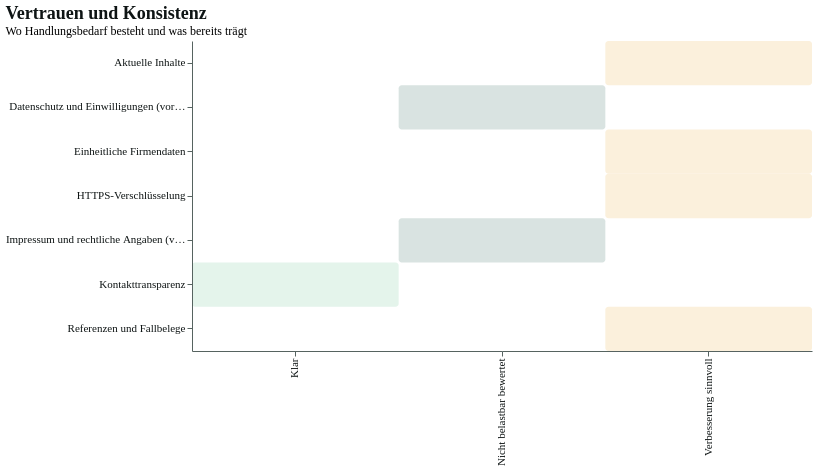

Specify this chart in Vega-Lite:
### Vega-Lite specification from a JSON file in a GitHub repository (floating-point values rounded to 4 significant figures)
{"$schema": "https://vega.github.io/schema/vega-lite/v6.json", "description": "Pixelkiez approved template V10_TRUST_MATRIX: four-state trust/privacy matrix with explicit action-needed warning semantics", "usermeta": {"template_id": "V10_TRUST_MATRIX", "name": "Trust-/Entity-Matrix", "purpose": "Status je Vertrauenssignal", "brand_contract": "pixelkiez-v1", "visual_id": "VIZ-004", "metric_refs": ["TRUST-01", "TRUST-02", "TRUST-03", "TRUST-04", "TRUST-05", "TRUST-06", "TRUST-07"], "finding_refs": [], "evidence_class": "DIRECT", "population": "7 Aspekte in diesem Bereich", "method": "Pixelkiez four-state customer status projection", "does_not_prove": "Handlungsbedarf ist ein technischer/inhaltlicher Befund und keine juristische Feststellung.", "brand_font_status": "EXACT", "resolved_fonts": {"display": "Schibsted Grotesk", "data": "IBM Plex Mono"}}, "width": 620, "height": 310, "data": {"values": [{"signal": "Impressum und rechtliche Angaben (vorhanden)", "metric_ref": "TRUST-01", "status": "Nicht belastbar bewertet", "symbol": "-", "tone": "neutral", "value": 0.42}, {"signal": "Datenschutz und Einwilligungen (vorhanden)", "metric_ref": "TRUST-02", "status": "Nicht belastbar bewertet", "symbol": "-", "tone": "neutral", "value": 0.42}, {"signal": "HTTPS-Verschlüsselung", "metric_ref": "TRUST-03", "status": "Verbesserung sinnvoll", "symbol": "!", "tone": "warn", "value": 0.5}, {"signal": "Einheitliche Firmendaten", "metric_ref": "TRUST-04", "status": "Verbesserung sinnvoll", "symbol": "!", "tone": "warn", "value": 0.5}, {"signal": "Aktuelle Inhalte", "metric_ref": "TRUST-05", "status": "Verbesserung sinnvoll", "symbol": "!", "tone": "warn", "value": 0.5}, {"signal": "Referenzen und Fallbelege", "metric_ref": "TRUST-06", "status": "Verbesserung sinnvoll", "symbol": "!", "tone": "warn", "value": 0.5}, {"signal": "Kontakttransparenz", "metric_ref": "TRUST-07", "status": "Klar", "symbol": "OK", "tone": "good", "value": 1.0}]}, "mark": {"type": "rect", "cornerRadius": 3}, "encoding": {"y": {"field": "signal", "type": "nominal", "axis": {"title": null}}, "x": {"field": "status", "type": "nominal", "axis": {"title": null}}, "color": {"field": "status", "type": "nominal", "scale": {"domain": ["Handlungsbedarf", "Verbesserung sinnvoll", "Klar", "Nicht belastbar bewertet"], "range": ["#FBE3DE", "#FBF0DC", "#E4F4EB", "#D9E3E1"]}, "legend": null}}, "config": {"background": "#FFFFFF", "font": "Schibsted Grotesk", "title": {"font": "Schibsted Grotesk", "fontSize": 18, "fontWeight": 700, "color": "#0E1414", "anchor": "start"}, "axis": {"labelFont": "IBM Plex Mono", "labelFontSize": 11, "titleFont": "Schibsted Grotesk", "titleFontSize": 12, "labelColor": "#0E1414", "titleColor": "#0E1414", "gridColor": "#C6D4D1", "domainColor": "#566360", "tickColor": "#566360"}, "legend": {"labelFont": "Schibsted Grotesk", "labelFontSize": 11, "titleFont": "Schibsted Grotesk", "titleFontSize": 12, "labelColor": "#0E1414", "titleColor": "#0E1414"}, "view": {"stroke": null}}, "title": {"text": "Vertrauen und Konsistenz", "subtitle": "Wo Handlungsbedarf besteht und was bereits trägt", "anchor": "start"}}
